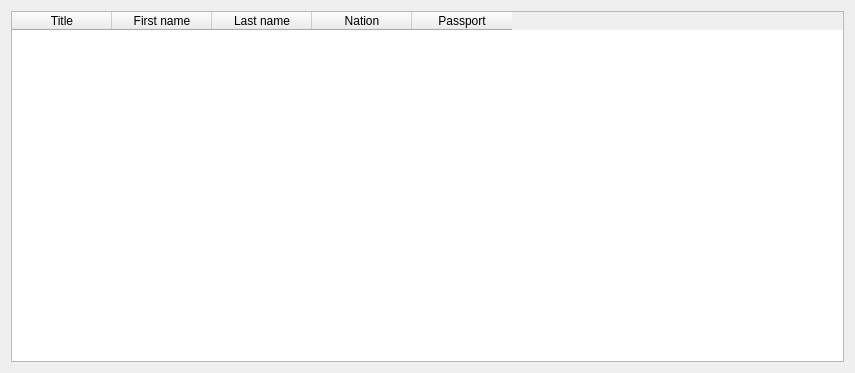
<?xml version="1.0" encoding="UTF-8"?>
<ui version="4.0">
 <class>DlgReservationGuests</class>
 <widget class="QDialog" name="DlgReservationGuests">
  <property name="geometry">
   <rect>
    <x>0</x>
    <y>0</y>
    <width>855</width>
    <height>373</height>
   </rect>
  </property>
  <property name="windowTitle">
   <string>Guests</string>
  </property>
  <layout class="QHBoxLayout" name="horizontalLayout">
   <item>
    <widget class="EQTableWidget" name="tblData">
     <property name="editTriggers">
      <set>QAbstractItemView::NoEditTriggers</set>
     </property>
     <property name="selectionMode">
      <enum>QAbstractItemView::NoSelection</enum>
     </property>
     <column>
      <property name="text">
       <string>Title</string>
      </property>
     </column>
     <column>
      <property name="text">
       <string>First name</string>
      </property>
     </column>
     <column>
      <property name="text">
       <string>Last name</string>
      </property>
     </column>
     <column>
      <property name="text">
       <string>Nation</string>
      </property>
     </column>
     <column>
      <property name="text">
       <string>Passport</string>
      </property>
     </column>
    </widget>
   </item>
  </layout>
 </widget>
 <customwidgets>
  <customwidget>
   <class>EQTableWidget</class>
   <extends>QTableWidget</extends>
   <header location="global">eqtablewidget.h</header>
  </customwidget>
 </customwidgets>
 <resources/>
 <connections/>
</ui>
